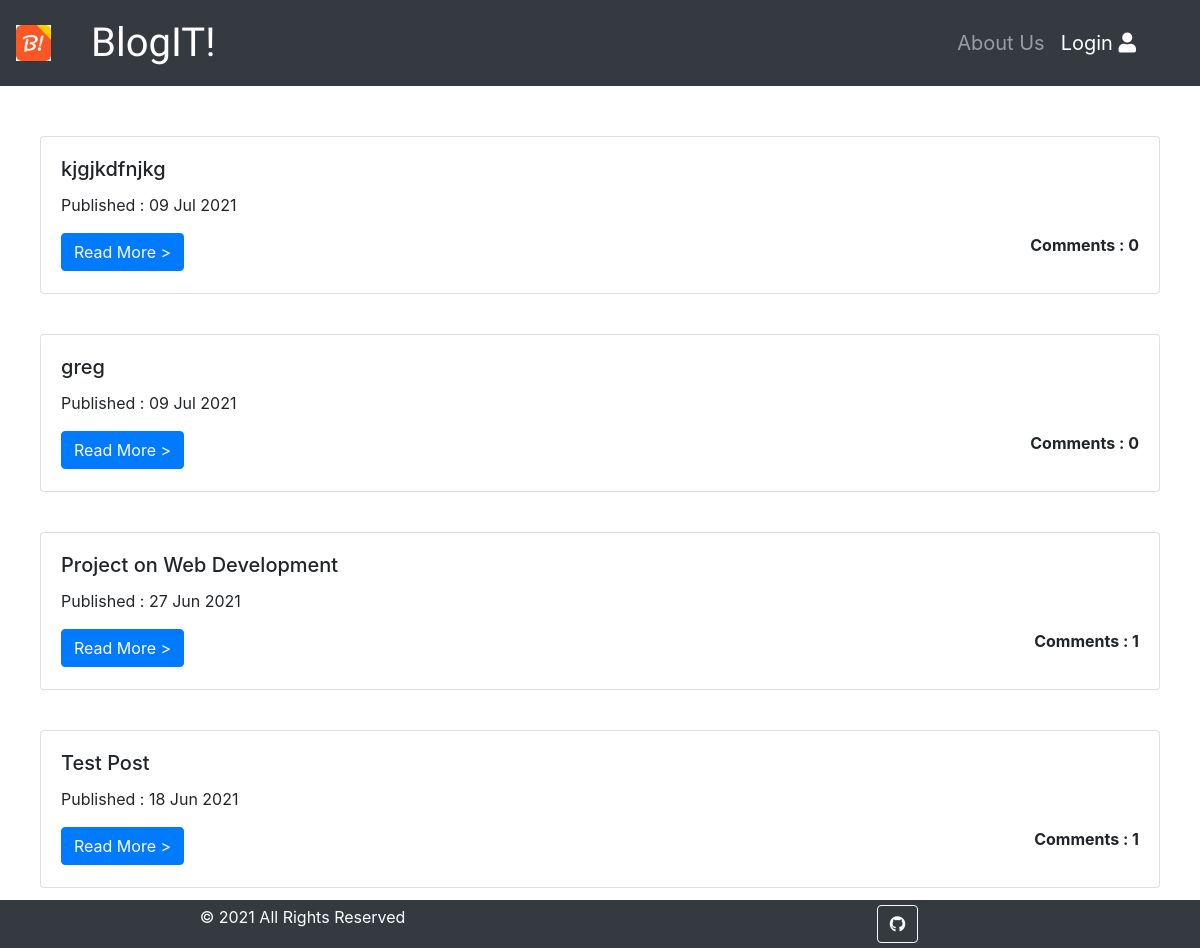
The app's page /, older data.
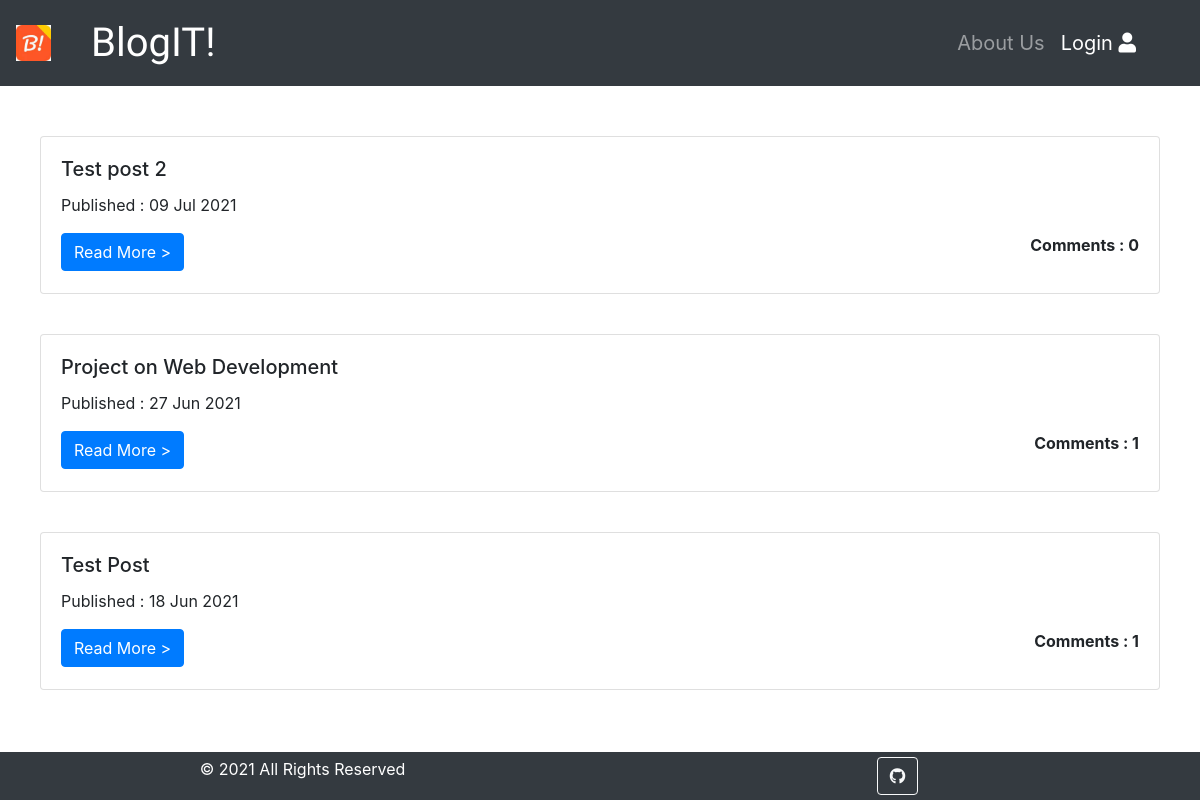
The same page, newer data.
### blog/models.py (models this page shows, shortened)
class Post(models.Model):
    author = models.ForeignKey('auth.User', on_delete=models.CASCADE)
    title = models.CharField(max_length=200)
    text = models.TextField()
    created_date = models.DateTimeField(default=timezone.now)
    published_date = models.DateTimeField(blank=True,null=True)
    def approve_comments(self):
        return self.comments.filter(approved_comment=True)

### blog/views.py (the view)
# urls.py: url(r'^$',views.PostListView.as_view(),name='post_list'),
class PostListView(ListView):
    model = Post
    def get_queryset(self):
        return Post.objects.filter(published_date__lte=timezone.now()).order_by('-published_date')

### blog/templates/blog/post_list.html
{% extends 'blog/base.html' %}
{% block content %}
    {% for post in post_list %}
        <div class="card" style="width: auto; margin-top: 40px;">
            <div class="card-body">
                <h5 class="card-title">{{ post.title }}</h5>
                <div class="date">
                    <p>Published : {{post.published_date|date:"d M Y "}}</p>
                </div>
                <a href="{% url 'post_detail' pk=post.pk %}" class="btn btn-primary">Read More ></a>
                <p class="float-right"><b>Comments : {{post.approve_comments.count}}</b></p>
            </div>
        </div>
    {% endfor %}
{% endblock content %}

Row changes from the older to the newer data that the page shows:
removed Post: title "kjgjkdfnjkg", published_date "09 Jul 2021", approve_comments.count "0"
removed Post: title "greg", published_date "09 Jul 2021", approve_comments.count "0"
added Post: title "Test post 2", published_date "09 Jul 2021", approve_comments.count "0"
